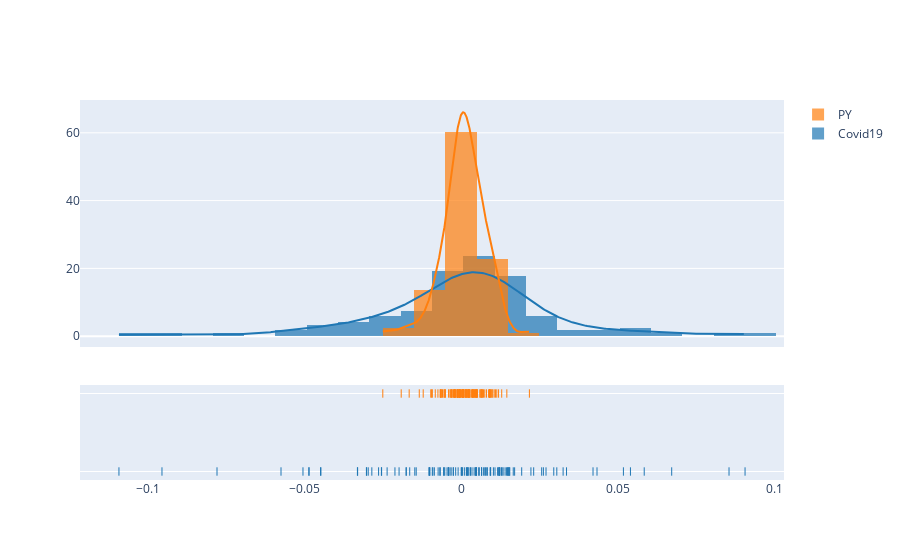

Notebook code cell kept with this figure:
### Markdown cell above
# III. Plot data

### Code cell
import plotly.figure_factory as ff

# Add histogram data
x1 = CY_Returns.fillna(0)
x2 = PY_Returns.fillna(0)

# Group data together
hist_data = [x1, x2]
group_labels = ['Covid19', 'PY']


# Create distplot with custom bin_size (set bin size = 0.01)
fig = ff.create_distplot(hist_data, group_labels, bin_size=.01)
fig.show()
